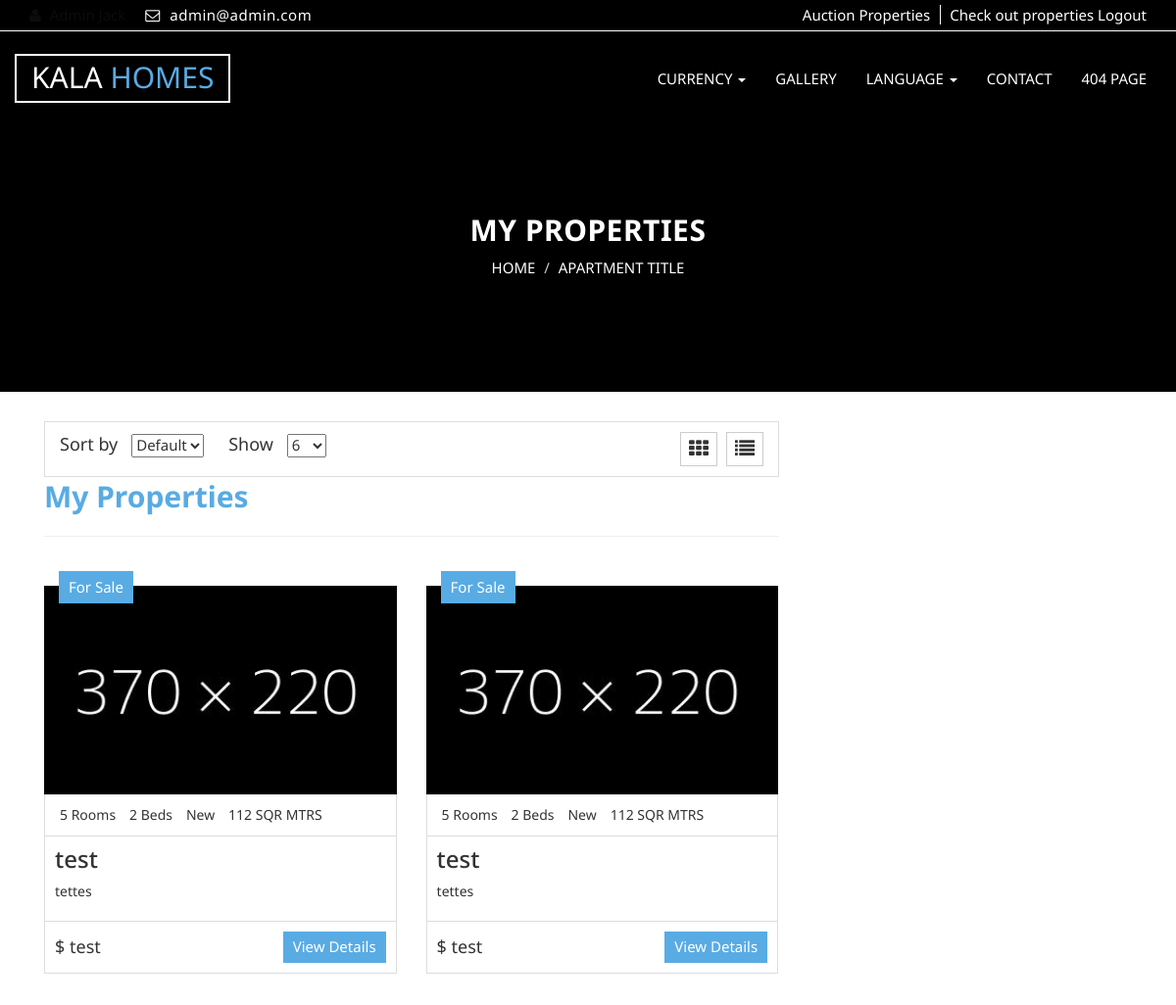
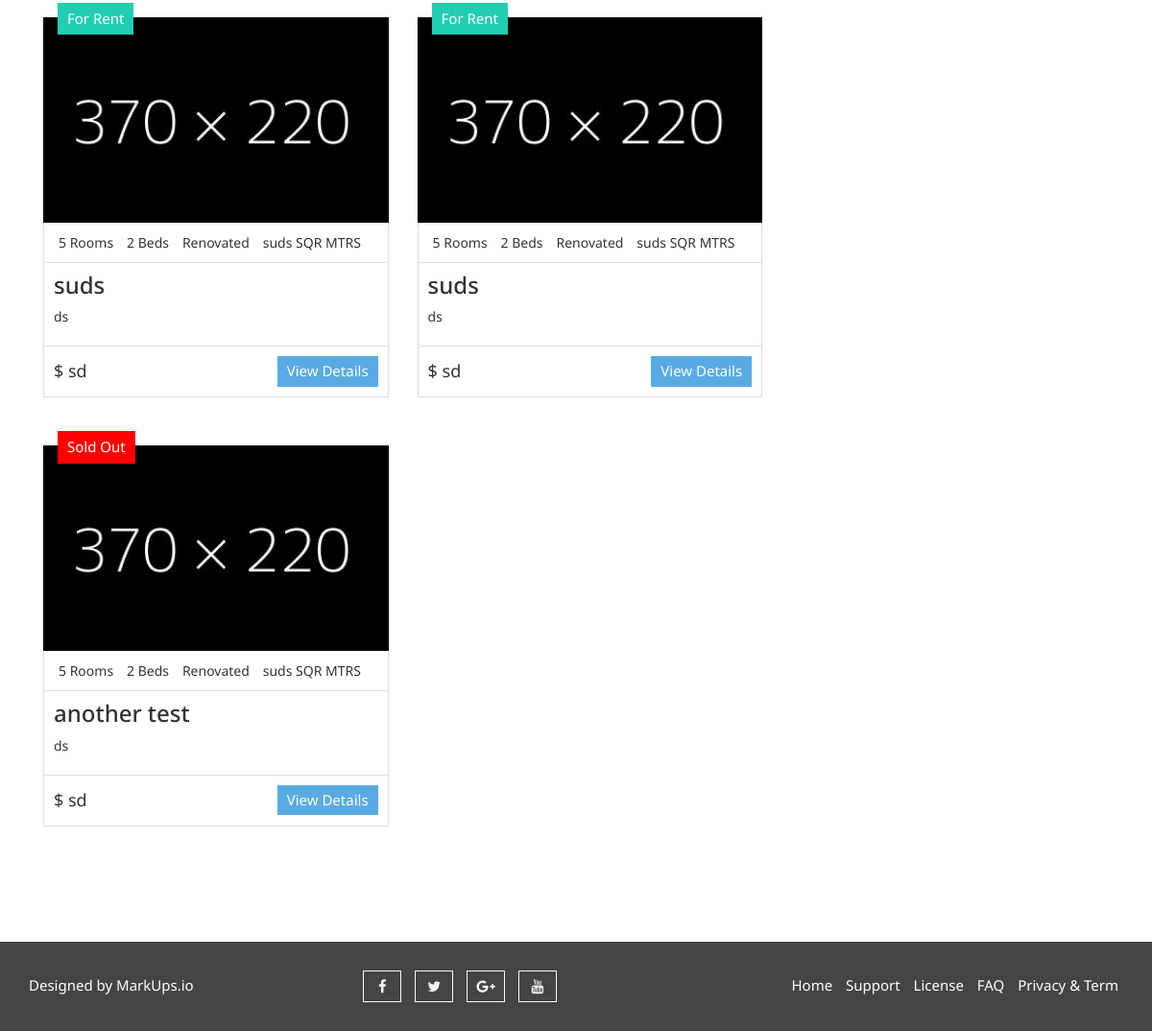
/my_properties (signed in), run on the app's committed database (2 pictures, top to bottom).
### main/models.py (models this page shows)
class Property(models.Model):
    CONDITIONS = [
        ('New', 'New'),
        ('Renovated', 'Renovated'),
        ('Old', 'Old'),
    ]
    STATUS = [
        ('For Rent', 'For Rent'),
        ('For Sale', 'For Sale'),
        ('Sold Out', 'Sold Out'),
    ]
    POST_OWNER = [
        ('Property Owner', 'Property Owner'),
        ('Property Agent', 'Property Agent'),
        ('Property Manager', 'Property Manager'),
    ]
    TYPES = [
        ('Mansion', 'Mansion'),
        ('Bungalow', 'Bungalow'),
        ('Cottage', 'Cottage'),
        ('Apartment', 'Apartment'),
        ('Condo', 'Condo'),
        ('Villa', 'Villa'),
        ('Ranch House', 'Ranch House'),
        ('Beach House', 'Beach House'),
        ('Hostel', 'Hostel'),
        ('Pent House', 'Pent House'),
        ('Bedsitter', 'Bedsitter'),
        ('Cabin', 'Cabin'),
        ('Castle', 'Castle'),
        ('Houseboats', 'Houseboats'),
        ('Ranch', 'Ranch'),
        ('Farm House', 'Farm House'),
        ('Office', 'Office'),
        ('Mall', 'Mall'),
        ('Store', 'Store'),
        ('Shop', 'Shop'),
        ('Hotel', 'Hotel'),
        ('Land', 'Land'),
        ('Plot', 'Plot'),
    ]
    property_owner = models.ForeignKey(User, on_delete=models.CASCADE, blank=True, null=True)
    property_title = models.CharField(max_length=256)
    property_description = models.CharField(max_length=1024)
    property_about = models.TextField()
    property_rooms = models.IntegerField(choices=[(i, i) for i in range (30)])
    property_location = models.CharField(max_length=128)
    property_price = models.CharField(max_length=64)
    property_condition = models.CharField(max_length=64, choices=CONDITIONS)
    property_status = models.CharField(max_length=64, choices=STATUS)
    property_square_meters = models.CharField(max_length=64)
    property_posted_by = models.CharField(max_length=64, choices=POST_OWNER)
    property_post_date = models.DateTimeField(auto_now_add=True, editable=True)
    property_type = models.CharField(max_length=64, choices=TYPES)
    property_active = models.BooleanField(default=False)
    property_pic1 = models.ImageField(upload_to=get_pic_name, blank=True, null=True, validators=[validate_image])
    property_pic2 = models.ImageField(upload_to=get_pic_name, blank=True, null=True, validators=[validate_image])
    property_pic3 = models.ImageField(upload_to=get_pic_name, blank=True, null=True, validators=[validate_image])
    property_pic4 = models.ImageField(upload_to=get_pic_name, blank=True, null=True, validators=[validate_image])
    property_pic5 = models.ImageField(upload_to=get_pic_name, blank=True, null=True, validators=[validate_image])
    property_pic6 = models.ImageField(upload_to=get_pic_name, blank=True, null=True, validators=[validate_image])
    property_pic7 = models.ImageField(upload_to=get_pic_name, blank=True, null=True, validators=[validate_image])
    property_pic8 = models.ImageField(upload_to=get_pic_name, blank=True, null=True, validators=[validate_image])
    kitchen = models.BooleanField()
    air_condition = models.BooleanField()
    balcony = models.BooleanField()
    gym = models.BooleanField()
    garden = models.BooleanField()
    cctv = models.BooleanField()
    playground = models.BooleanField()
    furnished = models.BooleanField()
    parking = models.BooleanField()

### main/views.py (the view)
# urls.py: path('my_properties', views.my_properties, name='my_properties'),
def my_properties(request):
    my_properties = Property.objects.filter(property_owner=request.user)
    return render(request, 'main/my_properties.html', {'my_properties': my_properties})

### main/templates/main/my_properties.html (shortened to what this page needs)
{% extends "base.html" %}
{% load static %}
{% block content %}
<section id="aa-property-header">
    <div class="container">
        <div class="row">
            <div class="col-md-12">
                <div class="aa-property-header-inner">
                    <h2>My Properties</h2>
                    <ol class="breadcrumb">
                        <li>
                            <a href="#">HOME</a>
                        </li>
                        <li class="active">APARTMENT TITLE</li>
                    </ol>
                </div>
            </div>
        </div>
    </div>
</section>
<div class="container">
      <section id="aa-properties">
    <div class="container">
      <div class="row">
        <div class="col-md-8">
          <div class="aa-properties-content">
            <div class="aa-properties-content-head">
              <div class="aa-properties-content-head-left">
                <form action="" class="aa-sort-form">
                  <label for="">Sort by</label>
                  <select name="">
                    <option value="1" selected="Default">Default</option>
                  </select>
                </form>
                <form action="" class="aa-show-form">
                  <label for="">Show</label>
                  <select name="">
                    <option value="1" selected="12">6</option>
                  </select>
                </form>
              </div>
              <div class="aa-properties-content-head-right">
                <a id="aa-grid-properties" href="#"><span class="fa fa-th"></span></a>
                <a id="aa-list-properties" href="#"><span class="fa fa-list"></span></a>
              </div>
            </div>
            <h2> My Properties</h2>
            <hr>
            <div class="aa-properties-content-body">
              <ul class="aa-properties-nav">
              {% for property in my_properties %}
                <li>
                  <article class="aa-properties-item">
                    <a class="aa-properties-item-img" href="#">
                      <img alt="img" src="{% static 'img/item/6.jpg' %}">
                    </a>
                    {% if property.property_status == "For Rent" %}
                        <div class="aa-tag for-rent">
                            For Rent
                        </div>
                    {% elif property.property_status == "For Sale" %}
                        <div class="aa-tag for-sale">
                            For Sale
                        </div>
                    {% elif property.property_status == "Sold Out" %}
                        <div class="aa-tag sold-out">
                            Sold Out
                        </div>
                    {% endif %}
                    <div class="aa-properties-item-content">
                      <div class="aa-properties-info">
                        <span>5 Rooms</span>
                        <span>2 Beds</span>
                        <span>{{ property.property_condition }}</span>
                        <span>{{ property.property_square_meters }} SQR MTRS</span>
                      </div>
                      <div class="aa-properties-about">
                        <h3><a href="#">{{ property.property_title }}</a></h3>
                        <p> {{ property.property_description }}</p>
                      </div>
                      <div class="aa-properties-detial">
                        <span class="aa-price">
                          $ {{ property.property_price }}
                        </span>
                        <a class="aa-secondary-btn" href="#">View Details</a>
                      </div>
                    </div>
                  </article>
                </li>
              {% endfor %}
              </ul>
            </div>
      </div>
    </div>
  </section>
</div>
{% endblock content %}

### main/templates/base.html (shortened to what this page needs)
<!DOCTYPE html>
<html lang="en">
  <head>
    {% load static %}
    {% include "includes/css.html" %}
  </head>
  <body class="aa-price-range">
  <header id="aa-header">
    <div class="container">
      <div class="row">
        <div class="col-md-12">
          <div class="aa-header-area">
          {% if request.user.is_authenticated %}
            <div class="row">
              <div class="col-md-6 col-sm-6 col-xs-6">
                <div class="aa-header-left">
                  <div class="aa-telephone-no">
                    <span class="fa fa-user"></span>
                  </div>
                  <div class="aa-email hidden-xs">
                    <span class="fa fa-envelope-o"></span> {{ user.email }}
                  </div>
                </div>
              </div>
              <div class="col-md-6 col-sm-6 col-xs-6">
                <div class="aa-header-right">
                  <a href="register.html" class="aa-register">Auction Properties</a>
                  <a href="signin.html" class="aa-login">Check out properties</a>
                  <a href="{% url 'logout' %}" class="aa-login">Logout</a>
                </div>
              </div>
            </div>
          {% endif %}
          </div>
        </div>
      </div>
    </div>
  </header>
  <section id="aa-menu-area">
    <nav class="navbar navbar-default main-navbar" role="navigation">
      <div class="container">
        <div class="navbar-header">
           <a class="navbar-brand aa-logo" href="index.html"> KALA <span>HOMES</span></a>
        </div>
        <div id="navbar" class="navbar-collapse collapse">
          <ul id="top-menu" class="nav navbar-nav navbar-right aa-main-nav">
               <li class="dropdown">
              <a class="dropdown-toggle" data-toggle="dropdown" href="properties.html">CURRENCY <span class="caret"></span></a>
            </li>
            <li><a href="gallery.html">GALLERY</a></li>
            <li class="dropdown">
              <a class="dropdown-toggle" data-toggle="dropdown" href="blog-archive.html">LANGUAGE <span class="caret"></span></a>
            </li>
            <li><a href="contact.html">CONTACT</a></li>
           <li><a href="404.html">404 PAGE</a></li>
          </ul>
        </div>
      </div>
    </nav>
  </section>
{% block content %}
{% endblock content %}
  <footer id="aa-footer">
    <div class="container">
      <div class="row">
        <div class="col-md-12">
        <div class="aa-footer-area">
          <div class="row">
            <div class="col-md-3 col-sm-6 col-xs-12">
              <div class="aa-footer-left">
               <p>Designed by <a rel="nofollow" href="http://www.markups.io/">MarkUps.io</a></p>
              </div>
            </div>
            <div class="col-md-3 col-sm-6 col-xs-12">
              <div class="aa-footer-middle">
                <a href="#"><i class="fa fa-facebook"></i></a>
                <a href="#"><i class="fa fa-twitter"></i></a>
                <a href="#"><i class="fa fa-google-plus"></i></a>
                <a href="#"><i class="fa fa-youtube"></i></a>
              </div>
            </div>
            <div class="col-md-6 col-sm-12 col-xs-12">
              <div class="aa-footer-right">
                <a href="#">Home</a>
                <a href="#">Support</a>
                <a href="#">License</a>
                <a href="#">FAQ</a>
                <a href="#">Privacy & Term</a>
              </div>
            </div>
          </div>
        </div>
      </div>
      </div>
    </div>
  </footer>
  </body>
</html>

### main/templates/includes/css.html (shortened to what this page needs)
{% load static %}
<link href="{% static 'css/font-awesome.css' %}" rel="stylesheet">
<link href="{% static 'css/bootstrap.css' %}" rel="stylesheet">
<link rel="stylesheet" type="text/css" href="{% static 'css/slick.css' %}">
<link rel="stylesheet" type="text/css" href="{% static 'css/nouislider.css' %}">
<link rel="stylesheet" href="{% static 'css/jquery.fancybox.css' %}" type="text/css" media="screen" />
<link id="switcher" href="{% static 'css/theme-color/default-theme.css' %}" rel="stylesheet">
<link href="{% static 'css/style.css' %}" rel="stylesheet">

### main/templates/includes/scripts.html (shortened to what this page needs)
{% load static %}

### real_estate/staticfiles/css/theme-color/default-theme.css (style rules this page uses)
h2 { color: #59abe3; }
.aa-secondary-btn { background-color: #59abe3; }
#aa-menu-area .main-navbar .navbar-header .aa-logo span { color: #59abe3; }
.aa-properties-item .for-sale { background-color: #59abe3; }
#aa-property-header .aa-property-header-inner .breadcrumb li.active { color: #59abe3; }

### data on the page
Property: property_status "For Sale", property_condition "New", property_square_meters "112", property_title "test", property_description "tettes", property_price "test"
Property: property_status "For Sale", property_condition "New", property_square_meters "112", property_title "test", property_description "tettes", property_price "test"
Property: property_status "For Rent", property_condition "Renovated", property_square_meters "suds", property_title "suds", property_description "ds", property_price "sd"
Property: property_status "For Rent", property_condition "Renovated", property_square_meters "suds", property_title "suds", property_description "ds", property_price "sd"
Property: property_status "Sold Out", property_condition "Renovated", property_square_meters "suds", property_title "another test", property_description "ds", property_price "sd"

### other printed values
{{ user.email }} "admin@admin.com"
